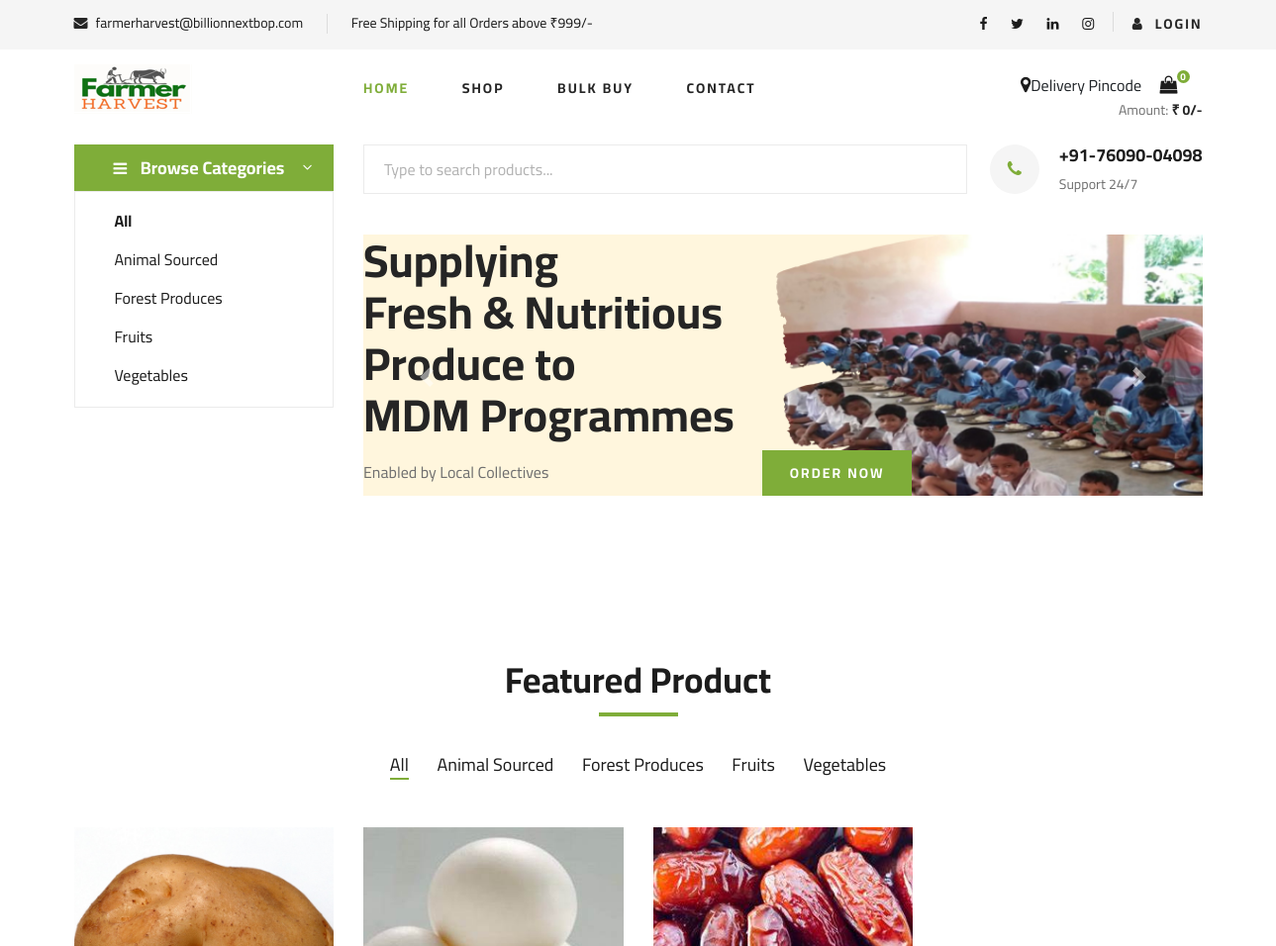
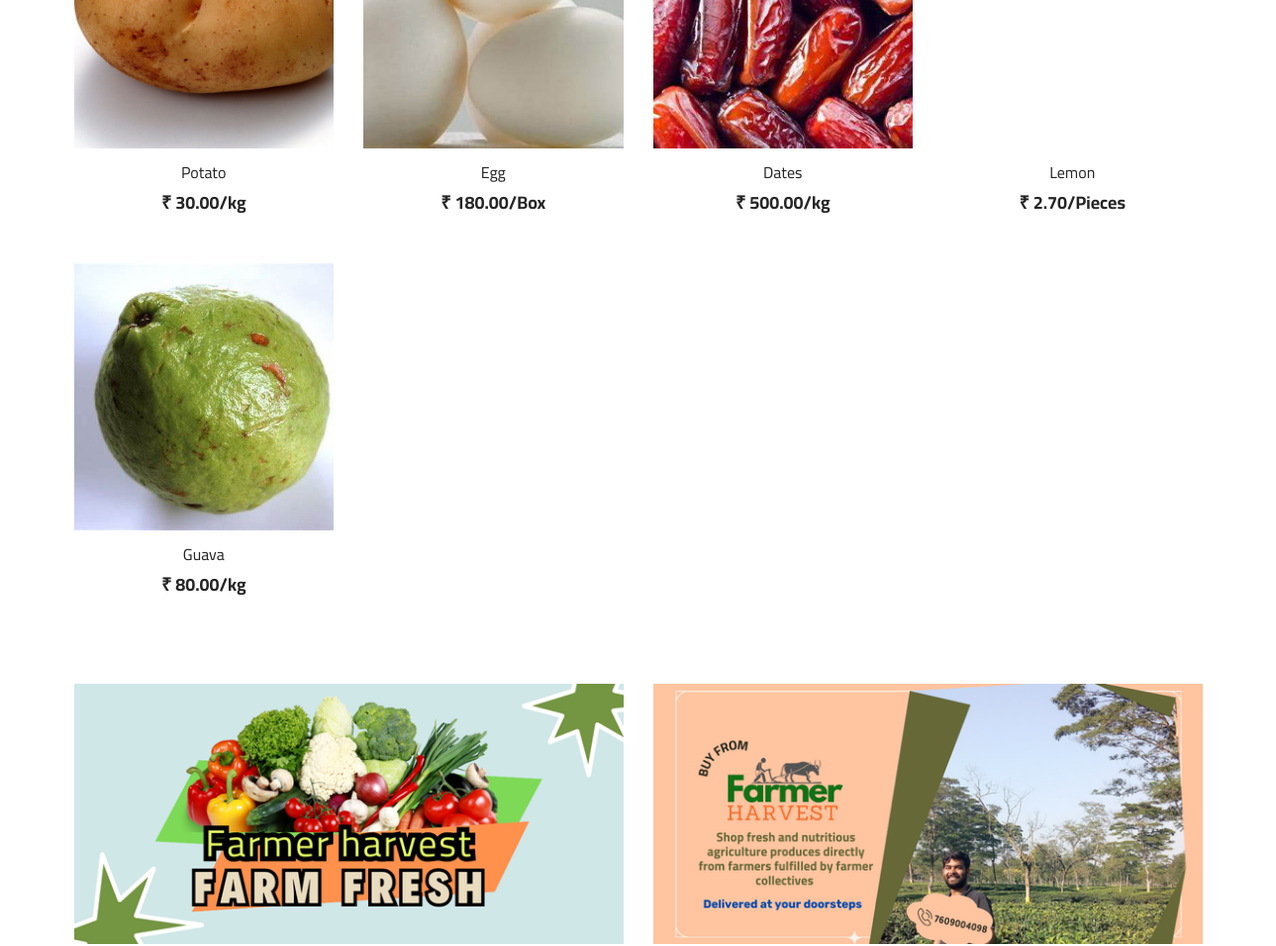
/accounts/ (upper part), run on an earlier commit of the app's database (2 pictures, top to bottom).
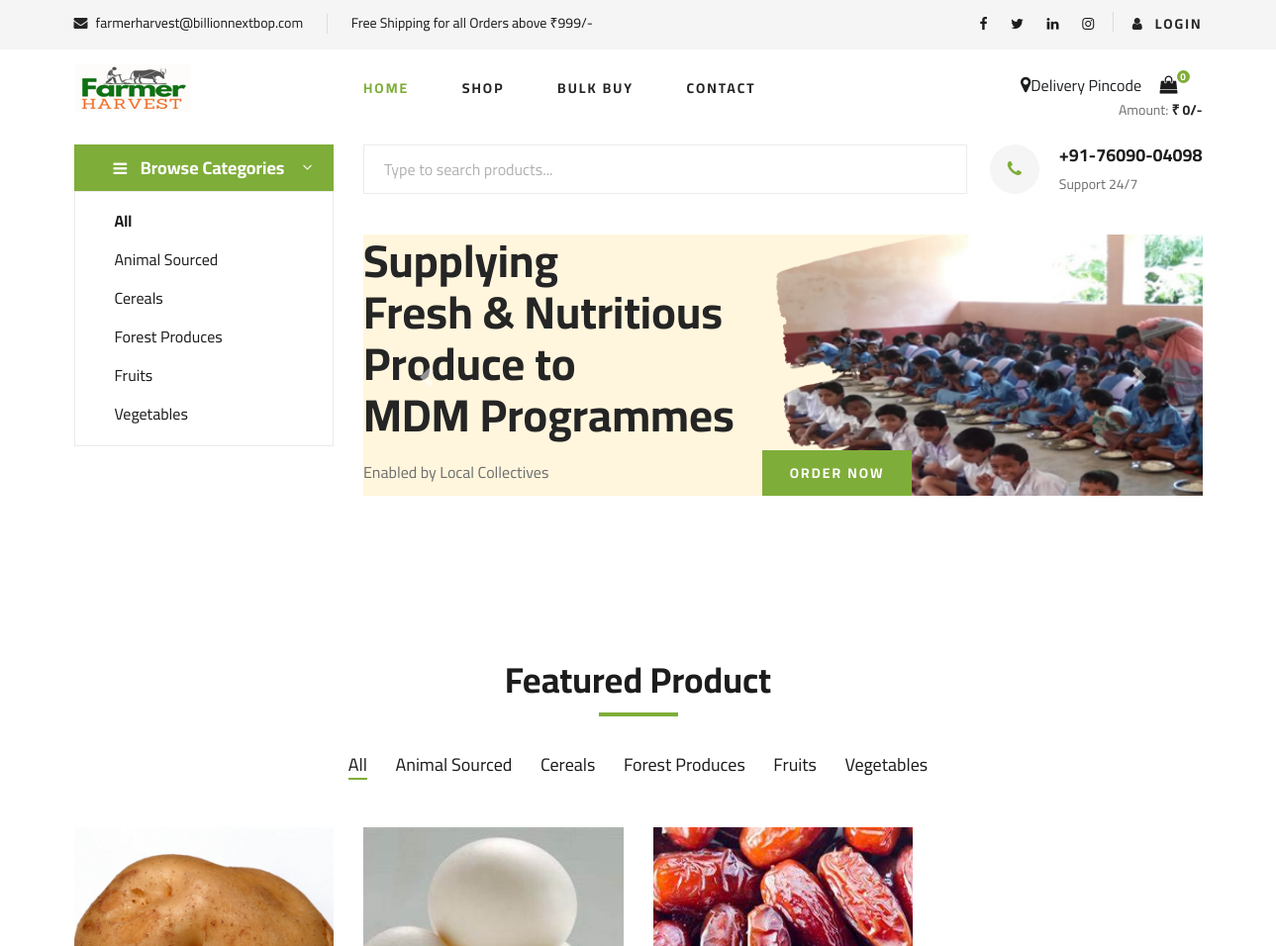
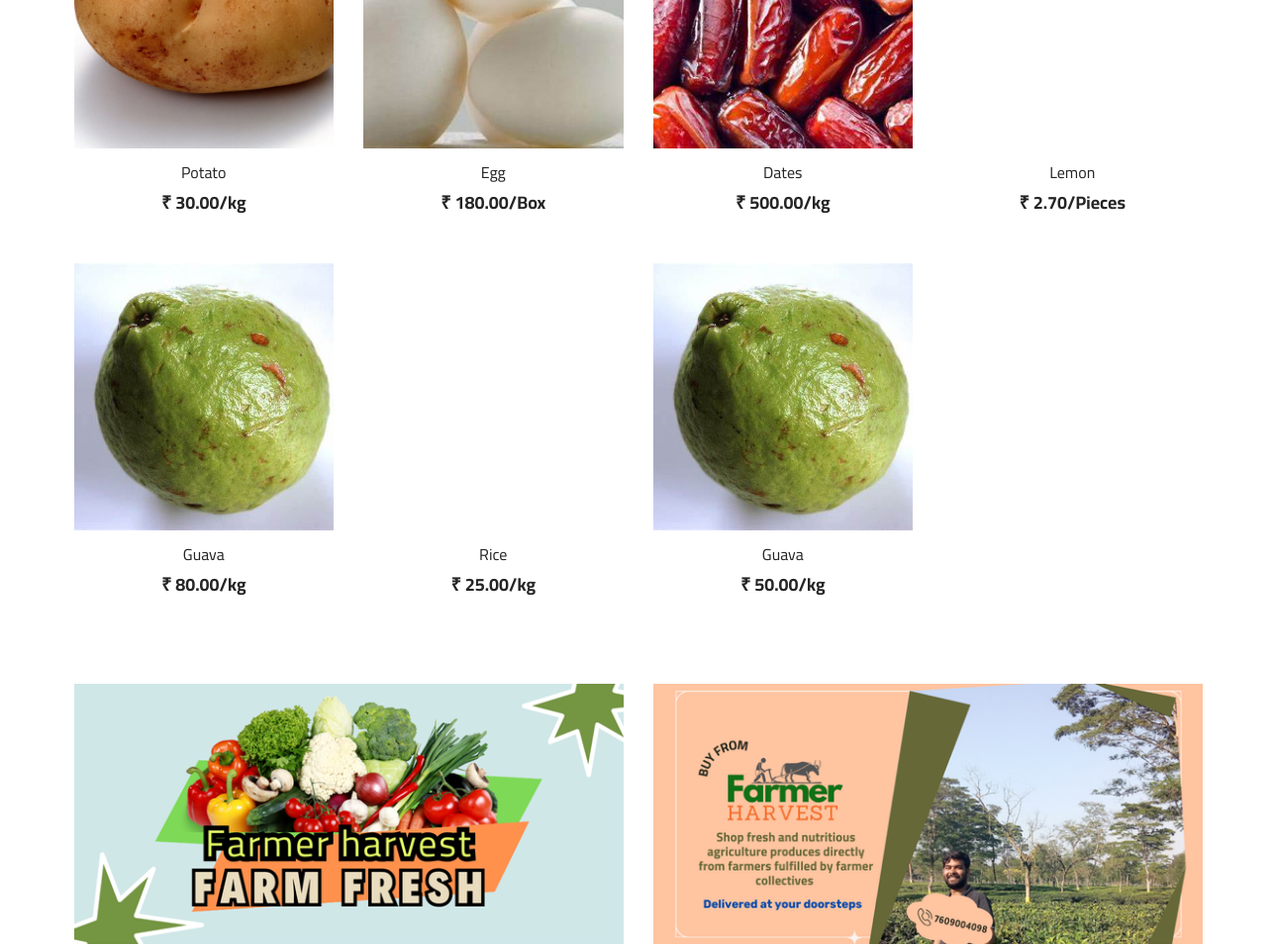
And on a later commit of the database (2 pictures, top to bottom).
### omsapp/models.py (models this page shows, shortened)
class Item(Model):
    itemID = AutoField(primary_key=True)
    itemName = CharField(max_length=200)
    itemType = CharField(max_length=20, default='')
    itemCat = CharField(max_length=200)
    itemSku = CharField(max_length=20, default='')
    itemHSNCode= CharField(max_length=15, default='')
    itemUnit = CharField(max_length=200)
    itemTaxPref=CharField(max_length=10, default='')
    itemTaxRate=CharField(max_length=10, default='')
    itemCostPrice=DecimalField(max_digits=10, decimal_places=2, default=0)
    itemPrice = DecimalField(max_digits=10, decimal_places=2)
    itemImg = ImageField(upload_to='static/')
    itemActive = BooleanField(default=True)
    itemInStock = BooleanField(default=True)
    stockValue = IntegerField(default=0)
    marketType = CharField(max_length=20, default='All')
    featureItem = BooleanField(default=True)
    itemDesc = CharField(max_length=200, default='')
    userID = ForeignKey(CustomUser, on_delete=CASCADE)

### omsapp/views.py (the view, shortened to what this page needs)
# urls.py: path('', views.landing_page, name='index'),
def landing_page(request, category=None,fpo=None, region=None):
    items = Item.objects.filter(itemActive=True).order_by('-itemInStock')
    query = str(items.query)
    if category is not None:
        items = Item.objects.filter(itemCat=category)
    if fpo is not None:
        items = Item.objects.filter(userID_id=fpo)
    if region is not None:
        regionQuery = f"SELECT A.* FROM omsapp_item A INNER JOIN omsapp_customuser B ON A.userID_id = B.id AND B.userCity='{region}'"
        with connection.cursor() as regionCursor:
            regionCursor.execute(regionQuery)
            items = regionCursor.fetchall()
    form = ItemForm()
    user_type = ''
    user_name = 'Guest!'#display the username
    pincode = 'Delivery Pincode'
    if request.session.get('pincode') != '' and request.session.get('pincode') != None:
        pincode = request.session.get('pincode')
    featureItems = Item.objects.filter(featureItem=True).exclude(userID_id = request.user.pk)
    length = items.__len__()#get the total items
    cart = Cart(request)
    total_qty = cart.__len__()#display total number quantities added in the basket
    total_price = cart.get_total_price()
    region_list = fpo = fpo_list()
    landing_page_context = {
        'items': items,
        'form': form,
        'total_items':length,
        'login_user':user_name,
        'user_type':user_type,
        'total_qty':total_qty,
        'fpo_list':fpo,
        'regions':region_list,
        'total_price':total_price,
        'featureItems':featureItems,
        'clicked':'Home',
        'pincode':pincode
    }
    return render(request, 'landing.html', landing_page_context)

### omsapp/cart.py (called while the page is built)
    def __len__(self):
        return sum(item['quantity'] for item in self.cart.values())

    def get_total_price(self):
        return sum(Decimal(item['price']) * item['quantity'] for item in self.cart.values())

### omsapp/views.py (called while the page is built)
def fpo_list():
    fpo = CustomUser.objects.filter(userType=1)
    return fpo

### omsapp/templates/landing.html (shortened to what this page needs)
{% extends 'index.html'%}
{% load static %}
{% block landing %}
{% include 'herosection.html'%}
<section class="featured spad">
    <div class="container">
        <div class="row">
            <div class="col-lg-12">
                <div class="section-title">
                    <h2>Featured Product</h2>
                </div>
                <div class="featured__controls">
                    <ul>
                        <li class="active" data-filter="*">All</li>
                        {% regroup featureItems|dictsort:"itemCat" by itemCat as categories_list %}
                        {% for category in categories_list %}
                        <li data-filter=".{{category.grouper|cut:' '}}">{{category.grouper}}</li>
                        {% endfor %}
                    </ul>
                </div>
            </div>
        </div>
        <div class="row featured__filter">
            {% for item in featureItems %}
                <div class="col-lg-3 col-md-4 col-sm-6 mix {{item.itemCat|cut:' '}}">
                    <div class="featured__item">
                        <div class="featured__item__pic set-bg" data-setbg="{{item.itemImg.url}}">
                        </div>
                        <div class="featured__item__text">
                            <h6><a href="#">{{item.itemName}}</a></h6>
                            <h5>₹ {{item.itemPrice}}/{{item.itemUnit}}</h5>
                        </div>
                    </div>
                </div>
                {% empty %}
                <p>Sorry, no item found!</p>
            {% endfor %}
        </div>
    </div>
</section>
<div class="banner">
    <div class="container">
        <div class="row">
            <div class="col-lg-6 col-md-6 col-sm-6">
                <div class="banner__pic">
                    <img src="{% static 'img/banner/1.png'%}" alt="">
                </div>
            </div>
            <div class="col-lg-6 col-md-6 col-sm-6">
                <div class="banner__pic">
                    <img src="{% static 'img/banner/2.png'%}" alt="">
                </div>
            </div>
        </div>
    </div>
</div>
{% endblock %}

### omsapp/templates/index.html (shortened to what this page needs)
{% load static %}
<!DOCTYPE html>
<html lang="zxx">
<head>
    <link rel="stylesheet" href="{% static 'css/bootstrap.min.css' %}" type="text/css">
    <link rel="stylesheet" href="{% static 'css/font-awesome.min.css' %}" type="text/css">
    <link rel="stylesheet" href="{% static 'css/elegant-icons.css' %}" type="text/css">
    <link rel="stylesheet" href="{% static 'css/nice-select.css' %}" type="text/css">
    <link rel="stylesheet" href="{% static 'css/jquery-ui.min.css' %}" type="text/css">
    <link rel="stylesheet" href="{% static 'css/owl.carousel.min.css' %}" type="text/css">
    <link rel="stylesheet" href="{% static 'css/slicknav.min.css' %}" type="text/css">
    <link rel="stylesheet" href="{% static 'css/style.css' %}" type="text/css">
</head>
<body>
    {% include 'header.html' %}
    {% block landing %}{% endblock %}
</body>
</html>

### omsapp/templates/header.html (shortened to what this page needs)
{% load static %}
{% block header %}
    <header class="header">
        <div class="header__top" style="height:50px;">
            <div class="container">
                <div class="row">
                    <div class="col-lg-6 col-md-6">
                        <div class="header__top__left">
                            <ul>
                                <li><i class="fa fa-envelope"></i> farmerharvest@billionnextbop.com</li>
                                <li>Free Shipping for all Orders above ₹999/-</li>
                            </ul>
                        </div>
                    </div>
                    <div class="col-lg-6 col-md-6">
                        <div class="header__top__right" style="margin-top:-25px;">
                            <div class="header__top__right__social">
                                <a href="https://www.facebook.com/farmerharvestindia"><i class="fa fa-facebook"></i></a>
                                <a href="https://www.x.com/farmerharvest"><i class="fa fa-twitter"></i></a>
                                <a href="https://www.linkedin.com/company/farmerharvestindia"><i class="fa fa-linkedin"></i></a>
                                <a href="https://www.instagram.com/farmerharvestindia"><i class="fa fa-instagram"></i></a>
                            </div>
                            <div class="header__top__right__auth">
                                <nav class="header__menu">
                                    <ul>
                                        <li><a href="{% if login_user == 'Guest!' %}{% url 'login' %}{% endif %}"><i class="fa fa-user"></i> {% if login_user == 'Guest!' %}Login{% else %}{{login_user}}{% endif %}</a>
                                        </li>
                                    </ul>
                                </nav>
                            </div>
                        </div>
                    </div>
                </div>
            </div>
        </div>
        <div class="container">
            <div class="row">
                <div class="col-lg-3">
                    <div class="header__logo">
                        <a href="{% url 'index' %}"><img src="{% static 'img/logo.png' %}" alt=""></a>
                    </div>
                </div>
                <div class="col-lg-6">
                    <nav class="header__menu">
                        <ul>
                            <li class="{% if clicked == 'Home' %} active {% endif %}"><a href="{% url 'index' %}">Home</a></li>
                            <li class="{% if clicked == 'Shop' %} active {% endif %}"><a href="{% url 'shop' %}">Shop</a></li>
                            <li class="{% if clicked == 'Bulk' %} active {% endif %}"><a href="{% url 'bulk-buy' %}">Bulk Buy</a></li>
                            <li class="{% if clicked == 'Contact' %} active {% endif %}"><a href="{% url 'contact' %}">Contact</a></li>
                        </ul>
                    </nav>
                </div>
                <div class="col-lg-3">
                    <div class="header__cart">
                        <ul>
                            <li><a onclick="getPinCode()" id="delivery"><i class="fa fa-map-marker"></i>{% if pincode %}{{pincode}}{% else %}Delivery Pincode{% endif %}</a></li>
                            <li><a href="{% url 'shoppingcart' %}"><i class="fa fa-shopping-bag"></i> <span>{{total_qty}}</span></a></li>
                        </ul>
                        <div class="header__cart__price">Amount: <span>₹ {{total_price}}/-</span></div>
                    </div>
                </div>
            </div>
        </div>
    </header>
 {% endblock %}

### omsapp/templates/herosection.html (shortened to what this page needs)
{% load static %}
{% block herosection %}
    <section class="hero">
        <div class="container">
            <div class="row">
                <div class="col-lg-3">
                    <div class="hero__categories">
                        <div class="hero__categories__all">
                            <i class="fa fa-bars"></i>
                            <span>Browse Categories</span>
                        </div>
                        <ul>
                            {% regroup items|dictsort:"itemCat" by itemCat as categories_list %}
                            <li><strong><a href="{% url 'index' %}">All</a></strong></li>
                            {% for category in categories_list %}
                            <li><a href="{% url 'index' category.grouper %}">{{category.grouper}}</a></li>
                            {% endfor %}
                        </ul>
                    </div>
                </div>
                <div class="col-lg-9">
                    <div class="hero__search">
                        <div class="hero__search__form">
                            <form class="d-flex" role="search">
                                <input class="form-control" type="search" id="searchItem" style="width: 400px;"
                                    name="search" placeholder="Type to search products..."
                                    hx-get="/search/results/"
                                    hx-trigger="keyup changed, search"
                                    hx-target="#search-results"
                                    hx-indicator=".htmx-indicator">
                            </form>
                        </div>
                        <div class="hero__search__phone">
                            <div class="hero__search__phone__icon">
                                <i class="fa fa-phone"></i>
                            </div>
                            <div class="hero__search__phone__text">
                                <h5>+91-76090-04098</h5>
                                <span>Support 24/7</span>
                            </div>
                        </div>
                    </div>
                    <div id="carouselExampleIndicators" class="carousel slide" data-ride="carousel">
                        <ol class="carousel-indicators">
                          <li data-target="#carouselExampleIndicators" data-slide-to="0" class="active"></li>
                          <li data-target="#carouselExampleIndicators" data-slide-to="1"></li>
                          <li data-target="#carouselExampleIndicators" data-slide-to="2"></li>
                        </ol>
                        <div class="carousel-inner">
                          <div class="carousel-item active">
                            <div class="set-bg" data-setbg="{% static 'img/hero/1.png'%}">
                                <div class="hero__text">
                                    <h2>Supplying<br/> Fresh & Nutritious <br/> Produce to <br/>MDM Programmes</h2>
                                    <p>Enabled by Local Collectives
                                        <a href="{% url 'shop' %}" class="primary-btn" style="margin-left: 25%;">ORDER NOW</a>
                                    </p>
                                </div>
                            </div>
                          </div>
                        </div>
                        <a class="carousel-control-prev" href="#carouselExampleIndicators" role="button" data-slide="prev">
                          <span class="carousel-control-prev-icon" aria-hidden="true"></span>
                        </a>
                        <a class="carousel-control-next" href="#carouselExampleIndicators" role="button" data-slide="next">
                          <span class="carousel-control-next-icon" aria-hidden="true"></span>
                        </a>
                      </div>
                </div>
            </div>
        </div>
    </section>
{% endblock %}

### omsapp/templates/search_results.html (shortened to what this page needs)
{% load static %}

### omsapp/templates/footer.html (shortened to what this page needs)
{% load static %}

What changed in the data, as far as the page shows it:
added Item: grouper "Cereals", grouper "Cereals", itemName "Rice", itemPrice "25.00", itemUnit "kg"
added Item: itemName "Guava", itemPrice "50.00", itemUnit "kg"
